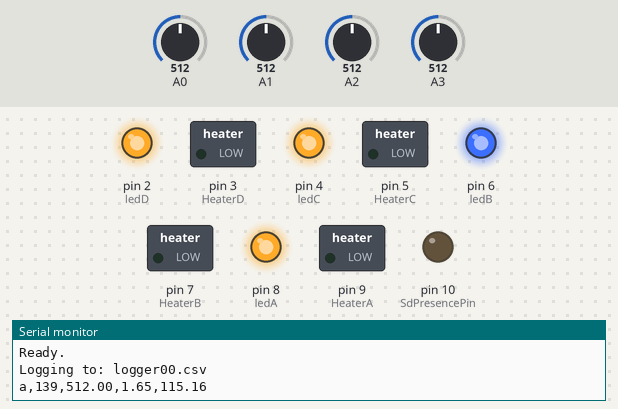
Simulated run of this sketch. Board: Arduino Uno, built with avr-gcc and run on an emulated ATmega328P. On the bench: switched loads named in the sketch (green lamp = pin HIGH), output pins drawn as LEDs (lit = HIGH), the last lines printed to the serial monitor. Inputs (shaded band) come from the test bench; at power-on: A1 = 512, A0 = 512, A2 = 512, A3 = 512. Storage starts empty.

Above: at 1.3 s.
1.4 s: A1 set to 221
4.4 s: A1 set to 199
At 7.1 s:
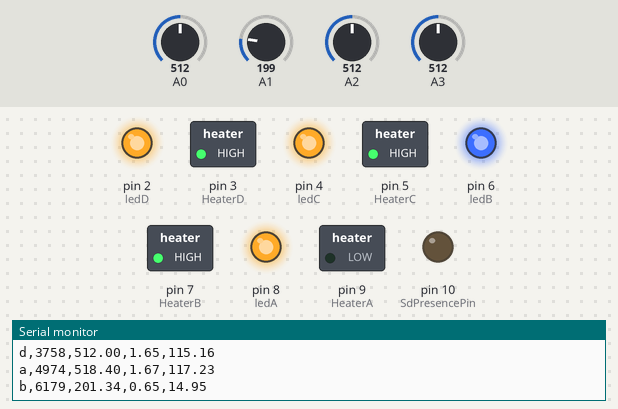
7.4 s: A0 set to 280
At 8.3 s:
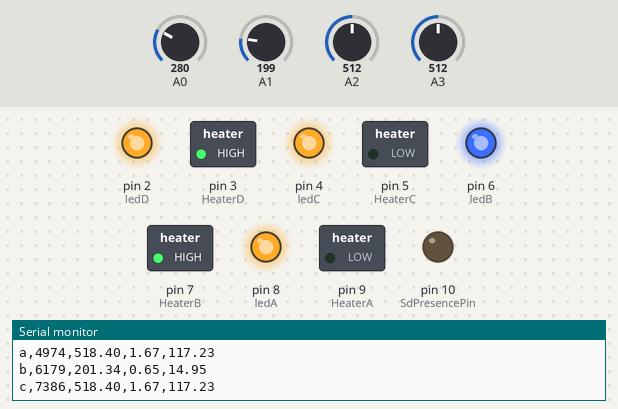
10.4 s: A0 set to 262
12.7 s: A0 set to 306
At 14.4 s:
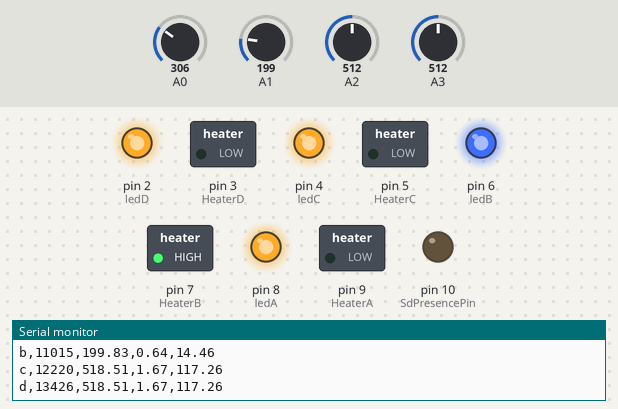
15.1 s: A1 set to 260
17.5 s: A1 set to 277
At 19.4 s:
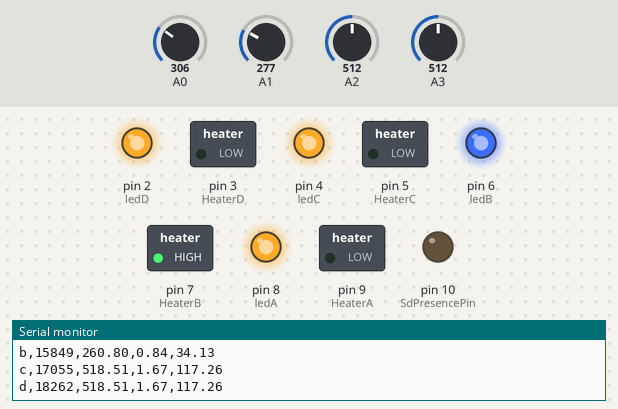
Timing chart, 0 to 20.9 s (numbered marks = the images above; inputs shaded):
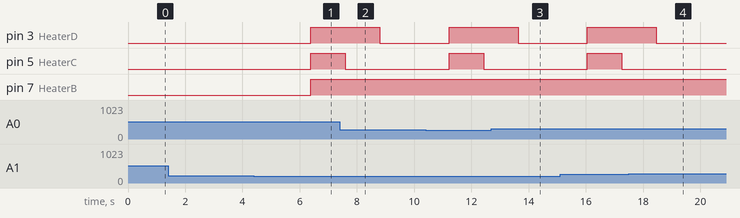

Measured:
- the behaviour switches between 211 and 210 on A1 (found by bisection; images 0 and 1)
- after the input at 12.7 s, pin 5 (HeaterC), pin 9 (HeaterA): stays LOW (without the input it goes to HIGH after 2.2 s)
- after the input at 17.5 s, pin 5 (HeaterC): stays LOW (without the input it goes to HIGH after 3.4 s)

The sketch:

CercariaTrap.ino
```cpp
//In vitro cercaria detection model
//Read temperature and conditionally provide voltage to heating element via relay
//__________________________________________________
//Libraries (included in Arduino IDE)

//Standard library
#include <stdlib.h>

//SD card library
#include <SD.h>

//__________________________________________________
//Definitions

//Reference voltage
#define aref_voltage 3.3

//Number of readings
int NumReadings = 20;

//Temperature array for holding data (placeholder arrays of 20 elements)
int AllReadings[21];

//All average temperature readings (placeholder array)
float AllAvg[6];

//Delay between average readings (milliseconds)
int AverageDelay = 20;

//Delay between individual readings (milliseconds)
int IndividualDelay = 10;

//Data logger file
File LogFile;

//Device name
char DeviceName;

//Time reading (milliseconds since program start)
unsigned long Time;

char filename[] = "logger00.csv";

//__________________________________________________
//Pin definitions

//SD card library requires digital pins 10, 11, 12, 13
//SD detector pin
int SdPresencePin = 10;

//Analog pins for temperature readings
//These definitions are not used in the code
//TempPinA = A0;
//TempPinB = A1;
//TempPinC = A2;
//TempPinD = A3;
//WaterTempPin = A4;

//Digital pins for heater control
int HeaterA = 9;
int HeaterB = 7;
int HeaterC = 5;
int HeaterD = 3;

//Digital pins for LEDs
int ledA = 8;
int ledB = 6;
int ledC = 4;
int ledD = 2;

//__________________________________________________
//Setup and initialization

void setup()
{

  //Set led pins to output
  pinMode(ledA, OUTPUT);
  pinMode(ledB, OUTPUT);
  pinMode(ledC, OUTPUT);
  pinMode(ledD, OUTPUT);

  //Set led pins to on or off
  //**
  //**
  //change to HIGH (on) or LOW (off)
  digitalWrite(ledA, HIGH);
  digitalWrite(ledB, HIGH);
  digitalWrite(ledC, HIGH);
  digitalWrite(ledD, HIGH);
  //**
  //**

  //Set heater control pins to output
  pinMode(HeaterA, OUTPUT);
  pinMode(HeaterB, OUTPUT);
  pinMode(HeaterC, OUTPUT);
  pinMode(HeaterD, OUTPUT);

  //Begin serial communication though USB (default 9600 baud)
  Serial.begin(9600);

  //Set reference voltage to 3.3V instead of 5V
  analogReference(EXTERNAL);

  //SD card initialization
  Serial.println("Initializing SD card...");
  pinMode(SdPresencePin, OUTPUT);

  //SD card detection
  if (!SD.begin(SdPresencePin)){
    Serial.println("No SD Card");
    delay(100);
  }

  //Print confirmation
  Serial.println("Ready.");

  //Create new log file
  //char filename[] = "logger00.csv";

  //Loop to create multiple new files
  for (uint8_t i = 0; i < 100; i++){
    filename[6] = i/10 + '0';
    filename[7] = i%10 + '0';

    //Only open a new file if it does not exist
    if (!SD.exists(filename)){
      LogFile = SD.open(filename, FILE_WRITE);
      break;
    }
  }
  if (!LogFile){
    Serial.println("Could not create file.");
  }

  Serial.print("Logging to: ");
  Serial.println(filename);

  //Create new header in file
  if (LogFile){
    String header = "Device,Millis,Analog,Voltage,Temp";
    LogFile.println(header);
  }
  LogFile.close();
  //Delay before main loop (milliseconds)
  delay(100);

}

//__________________________________________________
//Main Loop

void loop()
{
  //Loop that takes 20 readings at a delay of 10ms, and inserts them into an array for each device + surrounding water to construct a matrix of temperature readings
  LogFile= SD.open(filename,FILE_WRITE);

  //Loop over each analog pin
  for (int thisPin = 0; thisPin < 4; thisPin++){

    //Switch to determine which device is reading
    switch (thisPin){
      case 0:
        DeviceName = 'a';
        break;
      case 1:
        DeviceName = 'b';
        break;
      case 2:
        DeviceName = 'c';
        break;
      case 3:
        DeviceName = 'd';
        break;
    }

    //Time of reading
    Time = millis();

    //Print to display and write to SD
    Serial.print(DeviceName);
    Serial.print(",");
    Serial.print(Time);
    Serial.print(",");

    LogFile.print(DeviceName);
    LogFile.print(",");
    LogFile.print(Time);
    LogFile.print(",");

    //Loop over each element in the array and take a reading
    for (int reading = 0; reading < NumReadings; reading ++){
      AllReadings[reading] = analogRead(thisPin);
      delay(IndividualDelay);
    }

    //Throw out first two to account for current fluctuations during switching and average the readings
    for (int place = 2; place < NumReadings; place++){
      AllAvg[thisPin] += AllReadings[place];
    }
    AllAvg[thisPin] /= NumReadings-2;

    //Print to display and write to SD
    Serial.print(AllAvg[thisPin]);
    Serial.print(",");
    LogFile.print(AllAvg[thisPin]);
    LogFile.print(",");

    //Calculate voltage from analog reading
    AllAvg[thisPin] = AllAvg[thisPin] * aref_voltage;
    AllAvg[thisPin] /= 1023.0;

    //Print to display and write to SD
    Serial.print(AllAvg[thisPin]);
    Serial.print(",");
    LogFile.print(AllAvg[thisPin]);
    LogFile.print(",");

    //Calculate temperature in Celsius
    AllAvg[thisPin] = (AllAvg[thisPin]-0.5)*100;

    //Print to display and write to SD
    Serial.println(AllAvg[thisPin]);
    LogFile.println(AllAvg[thisPin]);

    //Heater control based on temperature !!replace LOW and HIGH temps!!
    switch (thisPin) {
      case 0:
        //Turn heater on is temp chamber is < LOW Celsius
        if (AllAvg[thisPin] < 39.5){
          digitalWrite(HeaterA, HIGH);
        } else
        //Turn heater off if temp chamber is > HIGH Celsius
        if (AllAvg[thisPin] > 40.5){
          digitalWrite(HeaterA, LOW);
          break;
        }
      case 1:
        if (AllAvg[thisPin] < 39.5){
          digitalWrite(HeaterB, HIGH);
          } else
        if (AllAvg[thisPin] > 40.5){
          digitalWrite(HeaterB, LOW);
          break;
        }
      case 2:
        if (AllAvg[thisPin] < 39.5){
          digitalWrite(HeaterC, HIGH);
          } else
        if (AllAvg[thisPin] > 40.5){
          digitalWrite(HeaterC, LOW);
          break;
        }
      case 3:
        if (AllAvg[thisPin] < 39.5){
          digitalWrite(HeaterD, HIGH);
          } else
        if (AllAvg[thisPin] > 40.5){
          digitalWrite(HeaterD, LOW);
          break;
        }
    }
    delay(1000);

  }
  LogFile.close();
}
```
